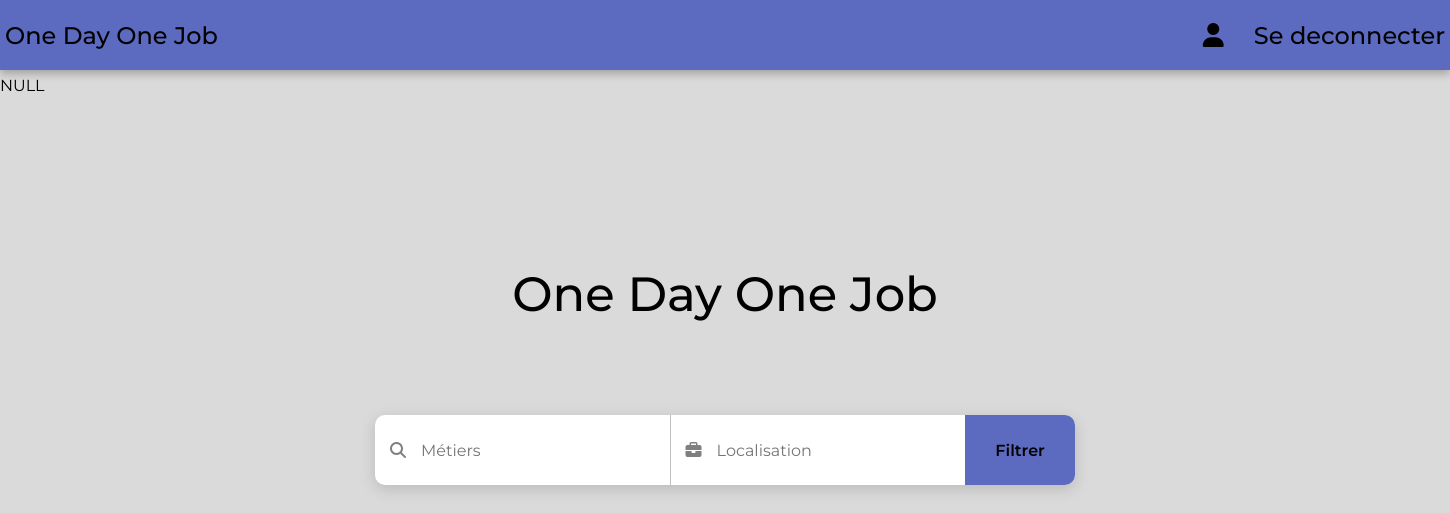
Before: / with the older database file.
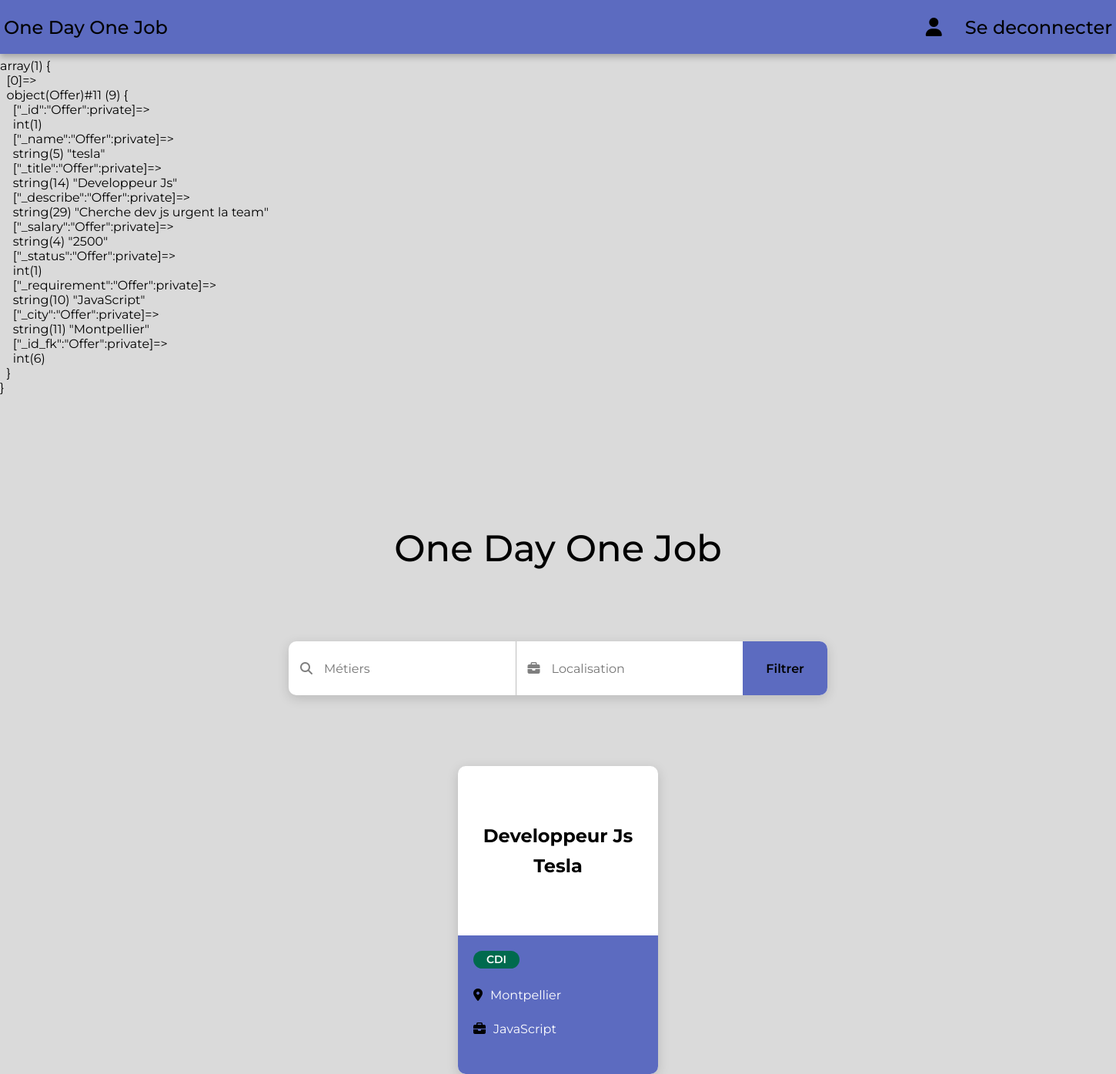
After: the same page with the newer database file.
### tables this page shows
CREATE TABLE `joboffer` (
  `job_id` int(11) NOT NULL,
  `job_title` varchar(50) DEFAULT NULL,
  `job_describe` varchar(250) DEFAULT NULL,
  `job_salary` decimal(50,0) DEFAULT NULL,
  `job_status` tinyint(1) DEFAULT NULL,
  `job_requirement` varchar(50) DEFAULT NULL,
  `use_id_fk` int(11) DEFAULT NULL,
  `job_city` varchar(100) DEFAULT NULL
);

CREATE TABLE `_user` (
  `use_id` int(11) NOT NULL,
  `use_name` varchar(50) DEFAULT NULL,
  `use_login` varchar(50) DEFAULT NULL,
  `use_password` varchar(200) DEFAULT NULL,
  `use_city` varchar(50) DEFAULT NULL,
  `use_zipcode` int(11) DEFAULT NULL,
  `use_siret` int(11) DEFAULT NULL,
  `use_company` varchar(50) DEFAULT NULL,
  `use_skills` varchar(50) DEFAULT NULL,
  `rol_id_fk` int(11) DEFAULT NULL
);

### controllers/HomeController.php (called while the page is built)
<?php
class HomeController
{
    public function index() {
        $model = new HomeModel();
        $datas = $model->index();
        foreach($datas as $data){
            $cards[] = new Offer($data);
        }
        require 'views/home/home.php';
    }
}

### models/CoreModel.php (called while the page is built, shortened)
<?php
abstract class CoreModel
{
  private $_engine = DB_ENGINE;
  private $_host = DB_HOST;
  private $_dbname = DB_NAME;
  private $_charset = DB_CHARSET;
  private $_dbuser = DB_USER;
  private $_dbpwd = DB_PWD;
  private $_db;
  private function connect(): void
  {
    try {
      $dsn = $this->_engine . ':host=' . $this->_host .  ';dbname=' . $this->_dbname . ';charset=' . $this->_charset;
      $this->_db = new PDO($dsn, $this->_dbuser, $this->_dbpwd, [PDO::ATTR_ERRMODE => PDO::ERRMODE_EXCEPTION, PDO::ATTR_DEFAULT_FETCH_MODE => PDO::FETCH_ASSOC]);
    } catch (PDOException $e) {
      die($e->getMessage());
    }
  }
  protected function getDb(): PDO
  {
    return $this->_db;
  }
}

### models/HomeModel.php (called while the page is built, shortened)
<?php
class HomeModel extends CoreModel {
  public function index() {
    $sql = "SELECT job_id, job_title, job_describe, job_salary, job_status, job_requirement, job_city, use_id use_id_fk, use_name FROM joboffer JOIN _user ON use_id_fk = use_id";
    try{
      $this->_req = $this->getDb()->prepare($sql);
      $this->_req->execute();
      $datas = $this->_req->fetchAll(PDO::FETCH_ASSOC);
      return $datas;
    } catch(PDOException $e) {
      $e->getMessage();
    }
  }
}

### class/CoreEntity.php (called while the page is built, shortened)
<?php
abstract class CoreEntity
{
  public function hydrate(array $data)
  {
    foreach ($data as $key => $value) {
      $method = 'set' . ucfirst(substr($key, 4, strlen($key) - 4));
    }
  }
}

### class/Offer.php (called while the page is built, shortened)
<?php
class Offer extends CoreEntity
{
  private $_name;
  private $_title;
  private $_requirement;
  private $_city;
  public function getName()
  {
    return $this->_name;
  }
  public function getTitle()
  {
    return $this->_title;
  }
  public function getRequirement()
  {
    return $this->_requirement;
  }
  public function getCity()
  {
    return $this->_city;
  }
  public function setName($_name): void
  {
    $this->_name = $_name;
  }
  public function setTitle($_title): void
  {
    $this->_title = $_title;
  }
  public function setRequirement($_requirement): void
  {
    $this->_requirement = $_requirement;
  }
  public function setCity($_city): void
  {
    $this->_city = $_city;
  }
}

### views/home/home.php (the view, shortened to what this page needs)
<?php
echo "<pre>";
var_dump($cards);
echo "</pre>";
?>
<!DOCTYPE html>
<html lang="en">
<head>
  <link rel="stylesheet" href="views/home/assets/css/index.css">
  <link rel="stylesheet" href="views/partials/navbar/assets/css/nav.css">
  <link rel="stylesheet" href="https://cdnjs.cloudflare.com/ajax/libs/font-awesome/6.6.0/css/all.min.css"
 />
</head>
<body>
  <?php include 'views/partials/navbar/navbar.php'; ?>
  <div class="container">
    <div class="top">
      <h1>One Day One Job</h1>
    </div>
    <div class="mid">
      <form action="" method="get">
        <li class="search-group">
          <div class="search-bar">
            <div class="row">
              <div class="container-searchJob"><input type="text" class="searchJob" name="searchJob" id="searchJob" autocomplete="off" placeholder="Métiers"></div>
              <div class="container-searchLoc"><input type="text" name="searchLoc" id="searchLoc" autocomplete="off" placeholder="Localisation"></div>
              <button type="submit">Filtrer</button>
            </div>
          </div>
        </li>
      </form>
    </div>
    <div class="bot">
      <?php foreach ($cards as $card) : ?>
        <a href="">
          <div class="card">
            <div class="card-top">
              <h2><?= $card->getTitle() ?></h2>
              <h2><?= ucfirst($card->getName()) ?></h2>
            </div>
            <div class="card-bot">
              <div class="type">CDI</div>
              <div class="location"><i class="fa-solid fa-location-dot"></i><?= ucfirst($card->getCity()) ?></div>
              <div class="categorie"><i class="fa-solid fa-briefcase"></i><?= ucfirst($card->getRequirement()) ?></div>
            </div>
          </div>
        </a>
      <?php endforeach; ?>
    </div>
  </div>
</body>
</html>

### index.php (shortened to what this page needs)
<?php
require_once 'controllers/HomeController.php';
$ctrl = 'HomeController';
$method = 'index';
try {
    if (class_exists($ctrl)) {
        $controller = new $ctrl();
        if (!empty($_POST)) {
            if (method_exists($ctrl, $method)) {
                if (!empty($_GET['id']) && ctype_digit($_GET['id'])) {
                    $controller->$method($_GET['id'], $_POST);
                } else {
                    $controller->$method($_POST);
                }
            }
        } else {
            if (method_exists($ctrl, $method)) {
                if (!empty($_GET['id']) && ctype_digit($_GET['id'])) {
                    $controller->$method($_GET['id']);
                } else {
                    $controller->$method();
                }
            }
        }
    }
} catch (Exception $e) {
    die($e->getMessage());
}

### views/partials/navbar/navbar.php
<nav class="navbar">
  <div class="container-nav">
    <a href="index.php">One Day One Job</a>
    <div class="icons">
      <a href="index.php?ctrl=userPage&id=<?= (isset($_SESSION['id'])&& !empty($_SESSION['id'])) ? $_SESSION['id'] : '' ?>" id="icon"><i class="fa-solid fa-user"></i></a>
      <a href="index.php?ctrl=user&action=logout">Se deconnecter</a>
    </div>
  </div>
</nav>

### views/home/assets/css/index.css (style rules this page uses)
* { margin: 0; padding: 0; box-sizing: border-box; scroll-behavior: smooth; font-family: "Montserrat", sans-serif; }
body { background-color: #DADADA; }
a { text-decoration: none; color: inherit; }
li { list-style: none; }
.container { width: 1440px; margin: auto; margin-top: 70px; display: flex; flex-direction: column; gap: 92px; }
h1 { margin-top: 100px; font-size: 48px; font-weight: 500; text-align: center; }
.container .mid { height: 70px; }
.container .mid li { display: flex; justify-content: center; }
.container .mid li .search-bar { width: 700px; background: #FFF; border-radius: 10px; box-shadow: 0 4px 15px rgba(0, 0, 0, 0.15); }
.container .mid li .search-bar .row { display: flex; height: 70px; align-items: center; }
.container .mid li .search-bar .row .container-searchJob { width: 295px; height: 100%; display: flex; align-items: center; padding: 0 15px; }
.container .mid li .search-bar .row .container-searchLoc { position: relative; width: 295px; display: flex; align-items: center; padding: 0 15px; }
.container .mid li .search-bar .row .container-searchLoc::before { content: "\f0b1"; color: rgba(0, 0, 0, 0.50); font-family: 'Font Awesome 5 Free'; font-weight: 900; margin-right: 15px; }
.container .mid li .search-bar .row .container-searchJob::before { content: "\f002"; color: rgba(0, 0, 0, 0.50); font-family: "Font Awesome 5 Free"; font-weight: 900; margin-right: 15px; }
.container .mid li .search-bar input { width: 150px; flex: 1; height: 20px; background: transparent; border: 0; outline: 0; font-size: 16px; }
.container .mid li .search-bar button { width: 110px; height: 100%; font-size: 16px; font-weight: 600; border-top-right-radius: 10px; border-bottom-right-radius: 10px; background: #5C6BC0; border: 0; cursor: pointer; }
.container .mid li.search-group { z-index: 9; }
.container .bot { width: 100%; display: flex; justify-content: center; gap: 50px; flex-wrap: wrap; }
.container .bot .card { width: 260px; height: 400px; background-color: #FFF; border-radius: 10px; box-shadow: 0 4px 15px rgba(0, 0, 0, 0.15); }
.container .bot .card .card-top { height: 220px; width: 100%; display: flex; flex-direction: column; justify-content: center; align-items: center; gap: 10px; }
.container .bot .card .card-bot { color: #FFF; display: flex; flex-direction: column; gap: 25px; height: 180px; background-color: #5C6BC0; border-bottom-left-radius: 10px; border-bottom-right-radius: 10px; padding: 20px; }
.container .bot .card .card-bot i { color: #000; margin-right: 10px; }
.container .bot .card .card-bot .type { text-align: center; color: #FFF; font-size: 14px; font-weight: 600; width: 60px; height: 23px; border-radius: 50px; background-color: #006A4E; padding-top: 2px; }

### views/partials/navbar/assets/css/nav.css (style rules this page uses)
* { margin: 0; padding: 0; box-sizing: border-box; scroll-behavior: smooth; font-family: "Montserrat", sans-serif; }
a { text-decoration: none; color: inherit; }
.navbar { background-color: #5C6BC0; color: #000; position: fixed; top: 0; width: 100%; height: 70px; box-shadow: 0 4px 8px rgba(0, 0, 0, 0.25); }
.navbar .container-nav { width: 1440px; height: 100%; margin: auto; display: flex; justify-content: space-between; align-items: center; }
.navbar a { font-size: 24px; font-weight: 500; }
.navbar .icons { display: flex; align-items: center; gap: 30px; }
.navbar #icon { height: 24px; }

Changed rows visible on the page:
added joboffer: job_title "Developpeur Js", use_id_fk.use_name "Tesla", job_city "Montpellier", job_requirement "JavaScript"
Other visible differences:
text no longer shown: "NULL"
text now shown: "array(1) { [0]=> object(Offer)#11 (9) { [\"_id\":\"Offer\":private]=> int(1) [\"_name\":\"Offer\":private]=> string(5) \"tesla\" [\"_title\":\"Offer\":private]=> string(14) \"Developpeur Js\" [\"_describe\":\"Offer\":private]=> string(29) \"Cherche dev js urgent la team\" [\"_salary\":\"Offer\":private]=> string(4) \"2500\" [\"_status\":\"Offer\":private]=> int(1) [\"_requirement\":\"Offer\":private]=> string(10) \"JavaScript\" [\"_city\":\"Offer\":private]=> string(11) \"Montpellier\" [\"_id_fk\":\"Offer\":private]=> int(6) } }"
